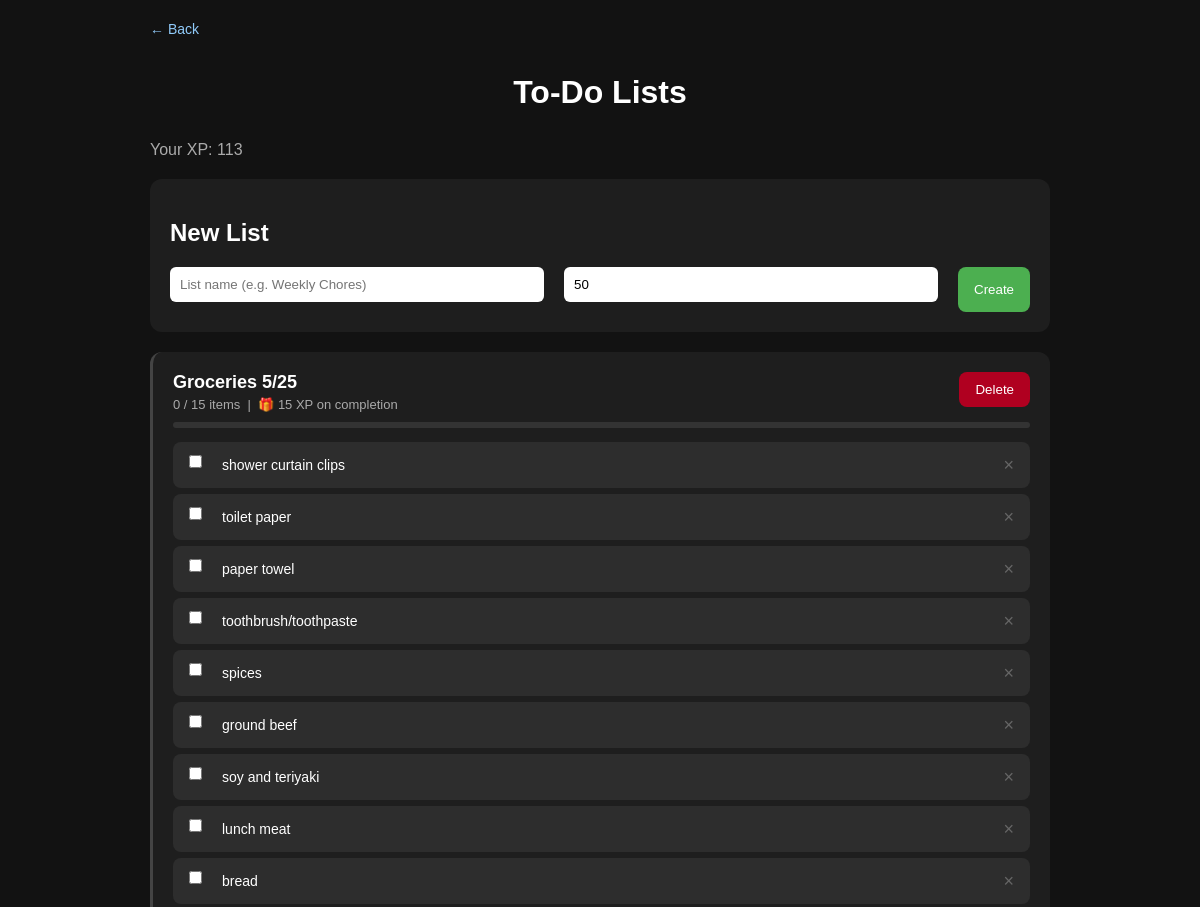
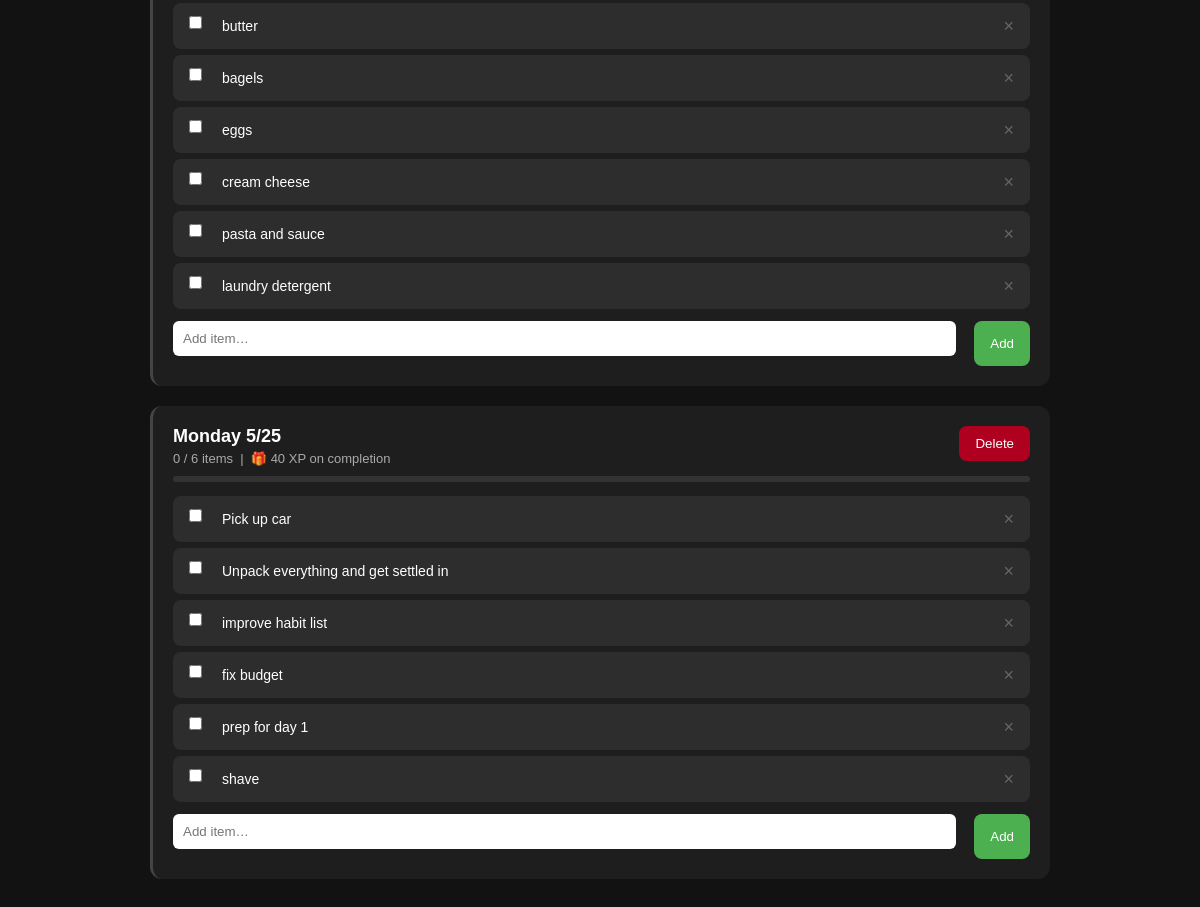
Screenshot of /todos with the database file from the repository (2 pictures, top to bottom).
### tables this page shows
CREATE TABLE player (
            id       INTEGER PRIMARY KEY,
            total_xp INTEGER DEFAULT 0,
            level    INTEGER DEFAULT 1
        );

CREATE TABLE todo_lists (
            id          INTEGER PRIMARY KEY AUTOINCREMENT,
            name        TEXT    NOT NULL,
            reward_xp   INTEGER NOT NULL DEFAULT 0,
            completed   INTEGER NOT NULL DEFAULT 0,
            created_at  TEXT    NOT NULL
        );

CREATE TABLE todo_items (
            id          INTEGER PRIMARY KEY AUTOINCREMENT,
            list_id     INTEGER NOT NULL,
            text        TEXT    NOT NULL,
            checked     INTEGER NOT NULL DEFAULT 0,
            sort_order  INTEGER NOT NULL DEFAULT 0,
            FOREIGN KEY (list_id) REFERENCES todo_lists(id)
        );

### app.py (the view)
@app.route("/todos")
def todos():
    db    = get_db()
    lists = db.execute("""
        SELECT * FROM todo_lists ORDER BY completed ASC, id DESC
    """).fetchall()
    player = db.execute("SELECT * FROM player WHERE id = 1").fetchone()
    todo_data = []
    for lst in lists:
        items = db.execute("""
            SELECT * FROM todo_items
            WHERE list_id = ?
            ORDER BY sort_order ASC, id ASC
        """, (lst["id"],)).fetchall()
        total   = len(items)
        checked = sum(1 for i in items if i["checked"])
        todo_data.append({
            "id":        lst["id"],
            "name":      lst["name"],
            "reward_xp": lst["reward_xp"],
            "completed": lst["completed"],
            "todo_items":     items,
            "total":     total,
            "checked":   checked,
            "percent":   int((checked / total) * 100) if total > 0 else 0,
        })
    return render_template("todos.html", todo_data=todo_data, player=player)

### app.py (called while the page is built)
def get_db():
    if "db" not in g:
        g.db = sqlite3.connect(DATABASE)
        g.db.row_factory = sqlite3.Row
        g.db.execute("PRAGMA journal_mode=WAL")
    return g.db

### templates/todos.html (shortened to what this page needs)
<!DOCTYPE html>
<html lang="en">
<head>
    <link rel="stylesheet" href="{{ url_for('static', filename='style.css') }}">
</head>
<body>
<div class="container">
    <a href="/" class="back-link">← Back</a>
    <h1>To-Do Lists</h1>
    <p class="habit-meta">Your XP: {{ player.total_xp }}</p>
    <div class="section">
        <h2>New List</h2>
        <form action="/todos/add_list" method="POST" class="todo-create-form">
            <input type="text"
                   name="name"
                   placeholder="List name (e.g. Weekly Chores)"
                   required>
            <input type="number"
                   name="reward_xp"
                   placeholder="XP reward on completion"
                   min="0"
                   value="50">
            <button type="submit">Create</button>
        </form>
    </div>
    {% for lst in todo_data %}
    <div class="section todo-list-card
                {% if lst.completed %}todo-list-complete{% endif %}">
        <div class="todo-list-header">
            <div>
                <h2 class="todo-list-title">
                    {{ lst.name }}
                </h2>
                <p class="todo-list-meta">
                    {{ lst.checked }} / {{ lst.total }} items
                    &nbsp;|&nbsp;
                    🎁 {{ lst.reward_xp }} XP on completion
                </p>
            </div>
            <div class="todo-list-actions">
                <form action="/todos/{{ lst.id }}/delete" method="POST"
                      onsubmit="return confirm('Delete this list?')">
                    <button type="submit" class="delete-button">Delete</button>
                </form>
            </div>
        </div>
        <div class="todo-progress-container">
        </div>
        <ul class="todo-item-list">
            {% for item in lst.todo_items %}
            <li class="todo-item {% if item.checked %}todo-item-checked{% endif %}">
                <form action="/todos/{{ lst.id }}/check/{{ item.id }}"
                      method="POST"
                      class="todo-check-form">
                    <input type="checkbox"
                           onchange="this.form.submit()"
                           {% if item.checked %}checked{% endif %}>
                    <span class="todo-item-text">{{ item.text }}</span>
                </form>
                <form action="/todos/{{ lst.id }}/delete_item/{{ item.id }}"
                      method="POST">
                    <button type="submit" class="todo-delete-item"
                            title="Remove item">×</button>
                </form>
            </li>
            {% endfor %}
        </ul>
        {% if not lst.completed %}
        <form action="/todos/{{ lst.id }}/add_item" method="POST"
              class="todo-add-item-form">
            <input type="text"
                   name="text"
                   placeholder="Add item…"
                   required>
            <button type="submit">Add</button>
        </form>
        {% endif %}
    </div>
    {% endfor %}
</div>
</body>
</html>

### static/style.css (style rules this page uses)
body { font-family: Arial, sans-serif; background: #121212; color: white; margin: 0; padding: 20px; }
.container { max-width: 900px; margin: auto; }
h1 { text-align: center; margin-bottom: 30px; }
.section { background: #1e1e1e; padding: 20px; border-radius: 12px; margin-bottom: 20px; }
button { background: #4caf50; color: white; border: none; padding: 10px 16px; border-radius: 8px; cursor: pointer; }
.delete-button { background: #b00020; }
input { padding: 10px; margin-right: 10px; margin-bottom: 10px; border-radius: 6px; border: none; }
.back-link { display: inline-block; color: #90caf9; text-decoration: none; margin-bottom: 16px; font-size: 14px; }
.habit-meta { color: #aaa; margin-bottom: 20px; }
.todo-create-form { display: flex; gap: 10px; flex-wrap: wrap; }
.todo-create-form input { flex: 1; min-width: 160px; }
.todo-list-card { border-left: 3px solid #444; transition: border-color 0.3s; }
.todo-list-header { display: flex; justify-content: space-between; align-items: flex-start; margin-bottom: 10px; }
.todo-list-title { margin: 0 0 4px; font-size: 18px; }
.todo-list-meta { font-size: 13px; color: #aaa; margin: 0; }
.todo-list-actions { display: flex; gap: 8px; align-items: center; flex-shrink: 0; }
.todo-progress-container { width: 100%; height: 6px; background: #333; border-radius: 4px; overflow: hidden; margin-bottom: 14px; }
.todo-item-list { list-style: none; padding: 0; margin: 0 0 12px; display: flex; flex-direction: column; gap: 6px; }
.todo-item { display: flex; align-items: center; justify-content: space-between; background: #2d2d2d; padding: 10px 12px; border-radius: 8px; transition: opacity 0.2s; }
.todo-check-form { display: flex; align-items: center; gap: 10px; flex: 1; }
.todo-item-text { font-size: 14px; }
.todo-delete-item { background: none; border: none; color: #666; font-size: 18px; padding: 0 4px; cursor: pointer; line-height: 1; }
.todo-add-item-form { display: flex; gap: 8px; margin-top: 4px; }
.todo-add-item-form input { flex: 1; }

### rows the page displays
player: total_xp "113"
todo_lists: name "Groceries 5/25", checked "0", total "15", reward_xp "15"
todo_items: text "shower curtain clips"
todo_items: text "toilet paper"
todo_items: text "paper towel"
todo_items: text "toothbrush/toothpaste"
todo_items: text "spices"
todo_items: text "ground beef"
todo_items: text "soy and teriyaki"
todo_items: text "lunch meat"
todo_items: text "bread"
todo_items: text "butter"
todo_items: text "bagels"
todo_items: text "eggs"
todo_items: text "cream cheese"
todo_items: text "pasta and sauce"
todo_items: text "laundry detergent"
todo_lists: name "Monday 5/25", checked "0", total "6", reward_xp "40"
todo_items: text "Pick up car"
todo_items: text "Unpack everything and get settled in"
todo_items: text "improve habit list"
todo_items: text "fix budget"
todo_items: text "prep for day 1"
todo_items: text "shave"
